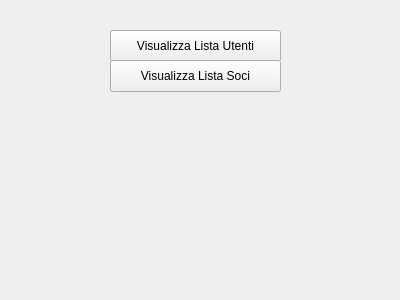
<?xml version="1.0" encoding="UTF-8"?>
<ui version="4.0">
 <class>gestioneOrganizzazione</class>
 <widget class="QWidget" name="gestioneOrganizzazione">
  <property name="geometry">
   <rect>
    <x>0</x>
    <y>0</y>
    <width>400</width>
    <height>300</height>
   </rect>
  </property>
  <property name="windowTitle">
   <string>Form</string>
  </property>
  <widget class="QPushButton" name="pushButton">
   <property name="geometry">
    <rect>
     <x>110</x>
     <y>30</y>
     <width>171</width>
     <height>32</height>
    </rect>
   </property>
   <property name="text">
    <string>Visualizza Lista Utenti</string>
   </property>
  </widget>
  <widget class="QPushButton" name="pushButton_2">
   <property name="geometry">
    <rect>
     <x>110</x>
     <y>60</y>
     <width>171</width>
     <height>32</height>
    </rect>
   </property>
   <property name="text">
    <string>Visualizza Lista Soci</string>
   </property>
  </widget>
 </widget>
 <resources/>
 <connections/>
</ui>
